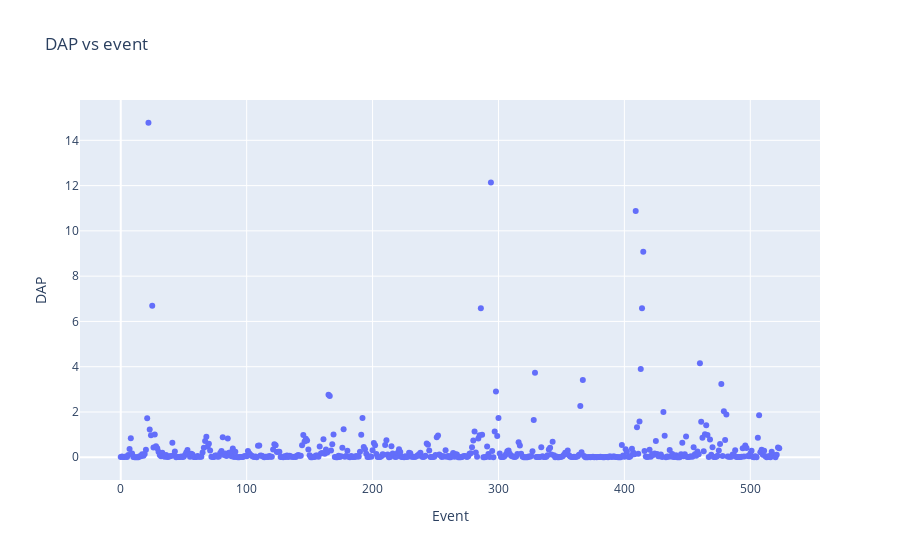

The cell this chart's notebook holds for it:
### Code cell
#Basic Plot

fig = go.Figure()

fig.add_trace(
    go.Scatter(x=data_studies_S08['DateTimeStarted'],
               y=data_studies_S08['TotalFluoroTime'],
               mode='markers')
)

fig.update_layout(title='DAP vs event',
                  yaxis_title='DAP', xaxis_title='Event'
)

fig.show()

tot = len(data_names_S08)

print(f'Totalt {tot} pedaltramp!')

### Figure 1 — Plotly figure (JSON) as saved in the notebook; plotly's stock layout.template omitted (floating-point values rounded to 4 significant figures; data arrays with more than 128 entries replaced by an {"elided": "..."} marker saying what was removed)
{"data": [{"mode": "markers", "type": "scatter", "y": {"elided": "524 float values"}}], "layout": {"title": {"text": "DAP vs event"}, "xaxis": {"title": {"text": "Event"}}, "yaxis": {"title": {"text": "DAP"}}}}
